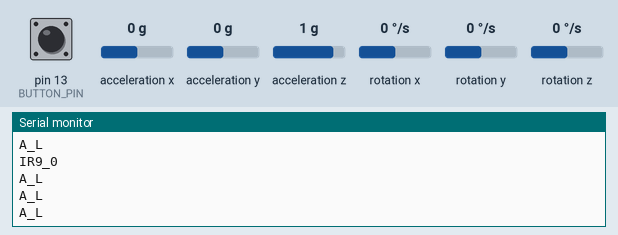
The sketch below on a simulated Arduino Uno, built with avr-gcc and run on an emulated ATmega328P. On the bench: the last lines printed to the serial monitor. The inputs (shaded band) are chosen by the test bench; at power-on: acceleration x 0 g, pin 13 (BUTTON_PIN) HIGH, acceleration y 0 g, acceleration z 1 g, rotation x 0 °/s, rotation y 0 °/s, rotation z 0 °/s.

Above: at 1.2 s.
1.3 s: acceleration x set to -1.4 g
At 1.51 s:
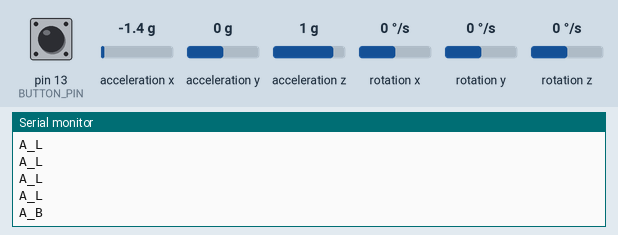
3.4 s: acceleration x set to 0.8 g
At 3.54 s:
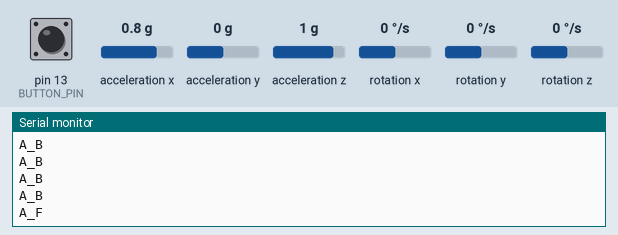
Timing chart, 0 to 6.4 s (numbered marks = the images above; inputs shaded):
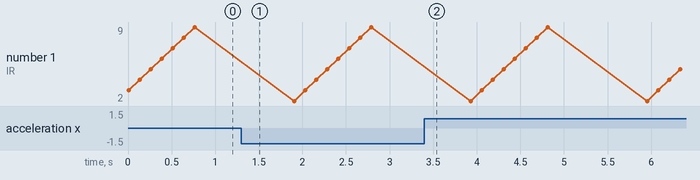

Measured:
- after the input at 1.3 s, the serial monitor: prints a new line after 0.09 s (image 1)
- after the input at 3.4 s, the serial monitor: prints a new line at once (image 2)

The sketch:

master-cheat.ino
```cpp
/* master cheat with forward and back accelerometer takes accelerometer data and IR Receiver data
and sends it through a serial port to the PC */

#include <Wire.h>
#include <SparkFun_MMA8452Q.h>
#include <IRremote.h>

// accelerometer config
MMA8452Q accel;
double controlVal = 0.2;

// ir config
int currentPin = 2;
const int MIN_PIN = 2;
const int MAX_PIN = 10;

int BUTTON_PIN = 13;

int ticks = 0;

IRrecv irrecv(currentPin);

void accelSetup()
{
  // Accelerometer Data
  accel.init(SCALE_8G);
}

void irSetup()
{
  //Serial.println("Enabling IRin");
  irrecv.enableIRIn(); // Start the receiver
  //Serial.println("Enabled IRin");
}

void sync()
{
  pinMode(BUTTON_PIN, INPUT);

  while (digitalRead(BUTTON_PIN) == LOW)
  {
    //Serial.println("Press button to sync...");
    delay(10);
  }
}

void setup() {
  Serial.begin(9600);
  accelSetup();
  irSetup();
  sync();
}

void checkAccel()
{
  // First, use accel.read() to read the new variables:
  accel.read();

  if (accel.cx > controlVal) {
    //Move forward
    Serial.print("A_F\n");
  }
  else if (accel.cx < (-1 * controlVal)) {
    //Move backward
    Serial.print("A_B\n");
  }

  else if (accel.cz > controlVal)
  {
    // Move left
    Serial.print("A_L\n");
  }
  else if (accel.cz < (-1 * controlVal))
  {
    // Move right
    Serial.print("A_R\n");
  }
  else
  {
    Serial.print("A_0\n");
  }
}

void checkIR()
{
  // move to next pin
  currentPin++;
  if (currentPin == MAX_PIN)
  {
    ticks++;
    currentPin = MAX_PIN - 1;
    // wait however many steps
    if (ticks >= 8)
    {
      ticks = 0;
      currentPin = MIN_PIN - 1;
    }
  }
  else
  {
    // set the current IR receiver in question
    irrecv.setPort(currentPin);

    decode_results results;

    Serial.print("IR"); // tell ground station this is IR data

    // adjust pin for delay
    /*
    if (currentPin == MIN_PIN)
      Serial.print(MAX_PIN - 1);
    else
      Serial.print(currentPin - 1);
      */
    Serial.print(currentPin);

    Serial.print("_");

    if (irrecv.decode(&results)) {
      Serial.print("1\n");
      // we don't care about the value. Serial.println(results.value, HEX);
      irrecv.resume(); // Receive the next value
    }
    else
    {
      Serial.print("0\n");
    }
  }
  //delay(125); // wait 1/8 sec
}

void loop()
{
  checkAccel();
  checkIR();
  delay(125);
}
```
